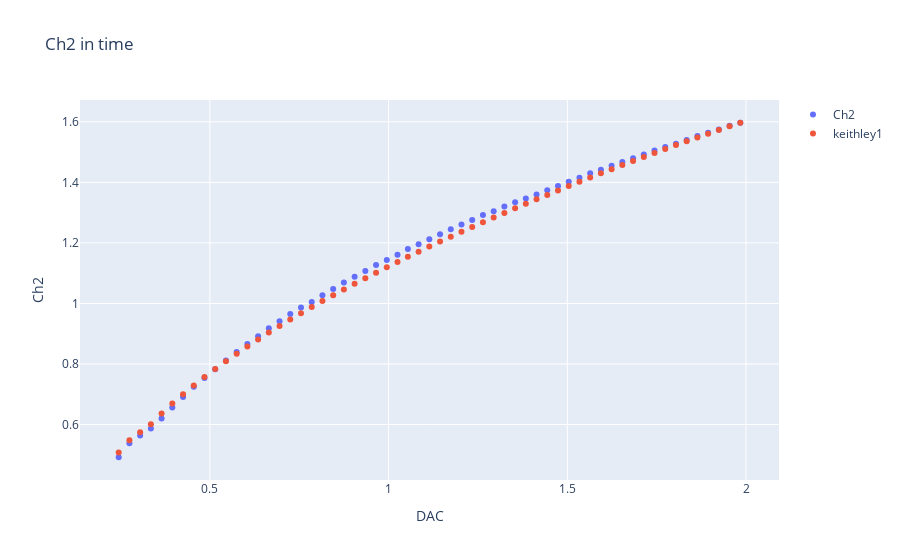

The notebook cell this image was saved under:
### Code cell
fig = px.scatter(data[75:428][::6], x="DAC", y="Ch2", title='Ch2 in time')
fig.data[0].name="Ch2"
fig.update_traces(showlegend=True)
#fig.add_scatter(x=data["DAC"], y=data["Ch1"], mode='markers',name = "Ch2")
#fig.add_scatter(x=data["DAC"][:450][::7], y=(keithley[(keithley["DrainI"]>=8e-9) & (keithley["DrainI"]<=630e-9)]["DrainVRight"]), mode='markers',name = "keithley1")
#fig.add_scatter(x=data[278:628], y=(keithley["DrainVRight"]), mode='markers',name = "keithley1")
fig.add_scatter(x=data[75:428][::6]['DAC'], y=keithley[(keithley["DrainVRight"]>=0.9) & (keithley["DrainVRight"]<=2.02)]["DrainVRight"]-initial_offeset_R, mode='markers',name = "keithley1")

fig.show()

### Figure 1 — Plotly figure (JSON) as saved in the notebook; plotly's stock layout.template omitted (floating-point values rounded to 4 significant figures)
{"data": [{"hovertemplate": "DAC=%{x}<br>Ch2=%{y}<extra></extra>", "legendgroup": "", "marker": {"color": "#636efa", "symbol": "circle"}, "mode": "markers", "name": "Ch2", "orientation": "v", "showlegend": true, "type": "scatter", "x": [0.245, 0.275, 0.305, 0.335, 0.365, 0.395, 0.425, 0.455, 0.485, 0.515, 0.545, 0.575, 0.605, 0.635, 0.665, 0.695, 0.725, 0.755, 0.785, 0.815, 0.845, 0.875, 0.905, 0.935, 0.965, 0.995, 1.025, 1.054, 1.084, 1.114, 1.144, 1.174, 1.204, 1.234, 1.264, 1.294, 1.324, 1.354, 1.384, 1.414, 1.444, 1.474, 1.504, 1.534, 1.564, 1.594, 1.624, 1.654, 1.684, 1.714, 1.744, 1.774, 1.804, 1.834, 1.864, 1.894, 1.924, 1.954, 1.984], "xaxis": "x", "y": [0.492, 0.538, 0.564, 0.587, 0.62, 0.656, 0.691, 0.725, 0.754, 0.783, 0.812, 0.84, 0.866, 0.892, 0.918, 0.941, 0.965, 0.987, 1.005, 1.027, 1.048, 1.069, 1.088, 1.107, 1.127, 1.144, 1.161, 1.18, 1.196, 1.212, 1.229, 1.245, 1.261, 1.276, 1.292, 1.305, 1.32, 1.334, 1.347, 1.36, 1.374, 1.388, 1.402, 1.415, 1.43, 1.442, 1.455, 1.467, 1.48, 1.492, 1.505, 1.517, 1.528, 1.54, 1.553, 1.564, 1.575, 1.587, 1.597], "yaxis": "y"}, {"mode": "markers", "name": "keithley1", "type": "scatter", "x": [0.245, 0.275, 0.305, 0.335, 0.365, 0.395, 0.425, 0.455, 0.485, 0.515, 0.545, 0.575, 0.605, 0.635, 0.665, 0.695, 0.725, 0.755, 0.785, 0.815, 0.845, 0.875, 0.905, 0.935, 0.965, 0.995, 1.025, 1.054, 1.084, 1.114, 1.144, 1.174, 1.204, 1.234, 1.264, 1.294, 1.324, 1.354, 1.384, 1.414, 1.444, 1.474, 1.504, 1.534, 1.564, 1.594, 1.624, 1.654, 1.684, 1.714, 1.744, 1.774, 1.804, 1.834, 1.864, 1.894, 1.924, 1.954, 1.984], "y": [0.5074, 0.5478, 0.5743, 0.6013, 0.6368, 0.6694, 0.7, 0.7292, 0.7572, 0.7838, 0.8094, 0.8341, 0.8581, 0.8813, 0.9038, 0.9256, 0.9469, 0.9677, 0.988, 1.008, 1.027, 1.046, 1.065, 1.083, 1.102, 1.119, 1.137, 1.154, 1.171, 1.188, 1.204, 1.221, 1.237, 1.252, 1.268, 1.284, 1.299, 1.314, 1.329, 1.344, 1.359, 1.373, 1.388, 1.402, 1.416, 1.43, 1.444, 1.457, 1.471, 1.484, 1.497, 1.51, 1.523, 1.536, 1.548, 1.561, 1.573, 1.585, 1.597]}], "layout": {"autosize": true, "legend": {"tracegroupgap": 0}, "title": {"text": "Ch2 in time"}, "xaxis": {"anchor": "y", "autorange": true, "domain": [0, 1], "range": [0.1412, 2.088], "title": {"text": "DAC"}, "type": "linear"}, "yaxis": {"anchor": "x", "autorange": true, "domain": [0, 1], "range": [0.4008, 1.688], "title": {"text": "Ch2"}, "type": "linear"}}}
